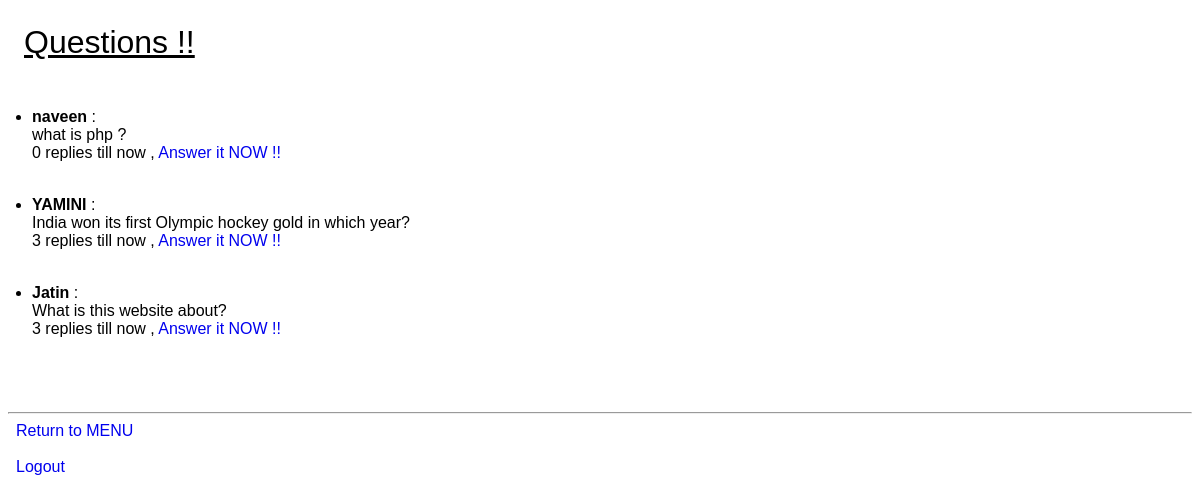
/fetchques.php, run on the app's committed database.
### tables this page shows
CREATE TABLE `questions` (
  `q_id` int(11) NOT NULL AUTO_INCREMENT,
  `user_id_inherit` int(11) NOT NULL,
  `tags` varchar(45) NOT NULL,
  `question` varchar(1100) NOT NULL,
  `no_of_replies` int(11) DEFAULT NULL,
  PRIMARY KEY (`q_id`),
  UNIQUE KEY `q_id_UNIQUE` (`q_id`)
);

CREATE TABLE `users` (
  `user_id` int(11) NOT NULL AUTO_INCREMENT,
  `name` varchar(45) NOT NULL,
  `email` varchar(100) NOT NULL,
  `password` varchar(32) NOT NULL,
  `interests` varchar(250) DEFAULT NULL,
  PRIMARY KEY (`user_id`),
  UNIQUE KEY `user_id_UNIQUE` (`user_id`)
);

### src/fetchques.php (the view, shortened to what this page needs)
<html>
    <head>
        <link  href="Qstyle.css" rel="stylesheet" type="text/css" >
    </head>
    <body>
        <h2 class="field">
            Questions !!
        </h2>
        <?php
        require 'Qconnect.php';
        $sql = "SELECT * FROM quora.questions ORDER BY q_id DESC";
        $result = $conn->query($sql);
        echo "<ul>";
        while ($row = mysqli_fetch_assoc($result)) {
            $sql2 = "SELECT name FROM quora.users where user_id=$row[user_id_inherit]  ";
            $result2 = $conn->query($sql2);
            $value = mysqli_fetch_object($result2);
            if ($value !== NULL) {
                echo "<li><strong>" . $value->name . "</strong> :</li> ";
            }
            echo '<form method="get" action="">';
            echo " " . $row["question"] . "";
            echo "<div>";
            echo "" . $row['no_of_replies'] . " replies till now , ";
            echo "<a href='expandques.php?q_id={$row["q_id"]}'  style='text-decoration: none'> Answer it NOW !! </a>";
            echo "</div>";
            echo "<br>";
            echo '</form>';
        }
        echo "</ul>";
        ?>
        <hr>
        <a class="field" href="menu.php" style='text-decoration: none'>
            Return to MENU
        </a>
        <br>
        <br>
        <a class="field" href="logout.php" style='text-decoration: none'>
            Logout
        </a>
    </body>
</html>

### src/Qstyle.css (style rules this page uses)
ul { padding: 1.5em; font-family: arial; padding-top: 0.3em; }
.field { padding: 0.5em; font-family: arial; }
h2 { font-size: 2em; font-family: arial; font-weight: lighter; text-decoration: underline; }
a { text-decoration: none; }

### data on the page
questions: users.name "naveen", question "what is php ?", no_of_replies "0"
questions: users.name "YAMINI", question "India won its first Olympic hockey gold in which year?", no_of_replies "3"
questions: users.name "Jatin", question "What is this website about?", no_of_replies "3"
